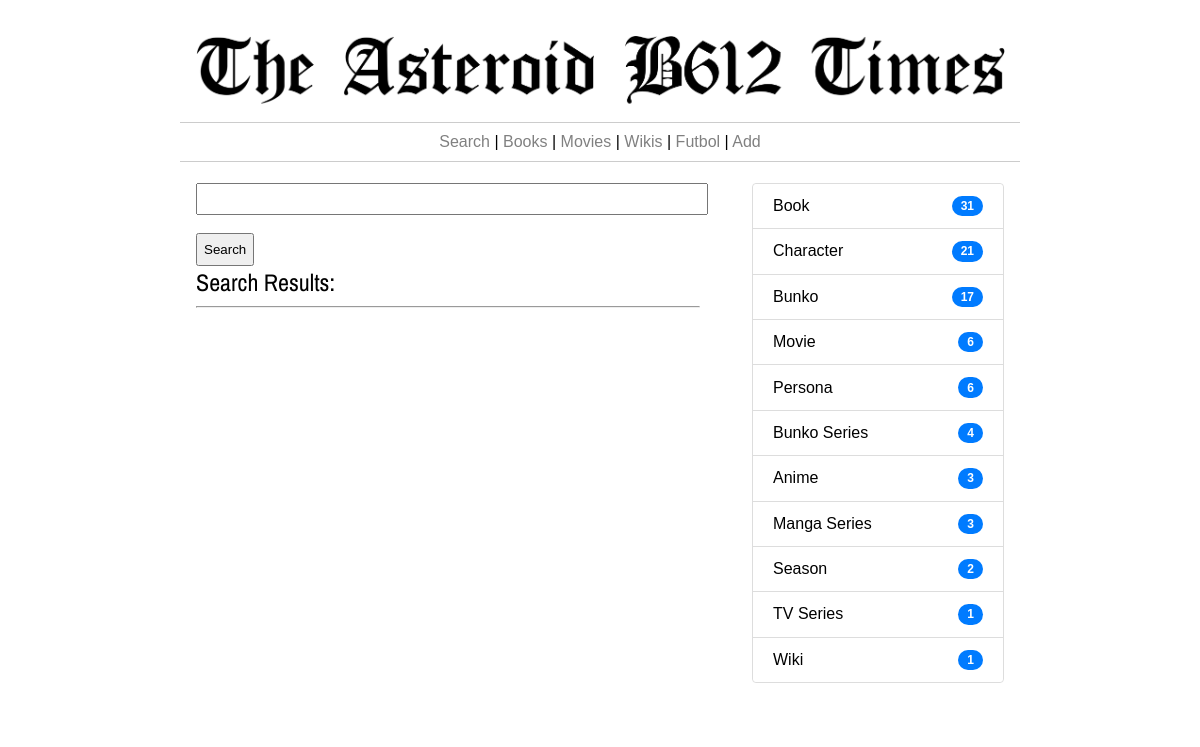
/search-page/, run on the app's committed database.
### thetimes/models.py (models this page shows, shortened)
class Category(models.Model):
    category = models.CharField(max_length=255)
    @property
    def nitems(self):
        n_w = Item.objects.filter(tipo = self).count()
        return n_w

### thetimes/views.py (the view, shortened to what this page needs)
# urls.py: path('search-page/', views.searchPage, name='searchPage'),
def searchPage(request):
	results = None
	results_2 = None
	lista = None
	cats = sorted(Category.objects.exclude(id=14),key=lambda t: t.nitems, reverse=True)
	return render(request,'search-page.html',{'cats':cats,'rt':results,'rc':results_2,'lista':lista})

### thetimes/templates/search-page.html (shortened to what this page needs)
{% extends 'base_times.html' %}
{% load static %}
{% block izquierda %}
  <form method='POST'>
    <input type="text" name="key_word"  style="width:100%; padding-top:0.5em;padding-bottom:0.5em;"><br><br>
    <input type="submit" value="Search"  style="padding-top:0.5em;padding-bottom:0.5em;">
  </form>
{% if lista == 'NoParent' %}
   {% if rt %}
   <br>
         <h2>Search Results:</h2>
           <hr>
            {% for a in rt %}
              <h2><a href="{% url 'item' a.id %}" style="text-decoration:none; color:#007bff; ">{{a.titulo}}{% if a.periodo %}&nbsp;{{a.periodo}}{% endif %}</a></h2>
              <p><span class="detalles">{{a.tipo.category|capfirst}} | {{a.fecha_creacion|date:"M j, Y"}}{% if a.nrelated > 0 %} | <a href="{% url 'relatedItems' a.id %}" style="text-decoration:none; color:grey;">Related ({{a.nrelated}})</a>{% endif %}</span></p>
              {% if a.credit_links %}<p>By {{a.credit_links|safe}}</p>{% endif %}
              {{a.headtext|safe}}
              <div style="clear:both;"></div>
              <hr style="margin-bottom: 2em; margin-top: 1em;">
            {% endfor %}
          {% endif %}
           {% if rc %}
            {% for a in rc %}
              <h2><a href="{% url 'item' a.id %}" style="text-decoration:none; color:#007bff; ">{{a.titulo}}{% if a.periodo %}&nbsp;{{a.periodo}}{% endif %}</a></h2>
              <p><span class="detalles">{{a.tipo.category|capfirst}} | {{a.fecha_creacion|date:"M j, Y"}}{% if a.nrelated > 0 %} | <a href="{% url 'relatedItems' a.id %}" style="text-decoration:none; color:grey;">Related ({{a.nrelated}})</a>{% endif %}</span></p>
              {% if a.credit_links %}<p>By {{a.credit_links|safe}}</p>{% endif %}
              {{a.headtext|safe}}
              <div style="clear:both;"></div>
              <hr style="margin-bottom: 2em; margin-top: 1em;">
            {% endfor %}
          {% endif %}
  {% else %}
    <h2>Search Results:</h2>
    <hr>
  {% endif %}
{% endblock %}
{% block derecha %}
<ul class="list-group">
    {% for c in cats %}
      {% if c.nitems > 0 %}
        <li class="list-group-item"><a href="{% url 'categoria' c.id %}" style="text-decoration:none; color:black;">{{c.category|capfirst}}</a> <span class="badge badge-pill">{{c.nitems}}</span></li>
      {% endif %}
    {% endfor %}
</ul>
{% endblock %}

### data on the page
Category: category "Book", nitems "31"
Category: category "Character", nitems "21"
Category: category "Bunko", nitems "17"
Category: category "Movie", nitems "6"
Category: category "Persona", nitems "6"
Category: category "Bunko Series", nitems "4"
Category: category "Anime", nitems "3"
Category: category "Manga Series", nitems "3"
Category: category "Season", nitems "2"
Category: category "TV Series", nitems "1"
Category: category "Wiki", nitems "1"
